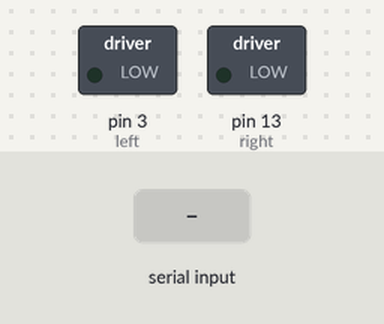
Recording of a sketch running on a simulated Arduino Uno, built with avr-gcc and run on an emulated ATmega328P. Parts: switched loads named in the sketch (green lamp = pin HIGH). Inputs (shaded band) come from the test bench.

Above: at 1.2 s.
1.3 s: "B" received over Serial
At 1.7 s:
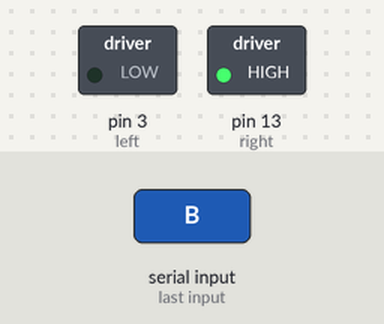
3.8 s: "A" received over Serial
At 4.6 s:
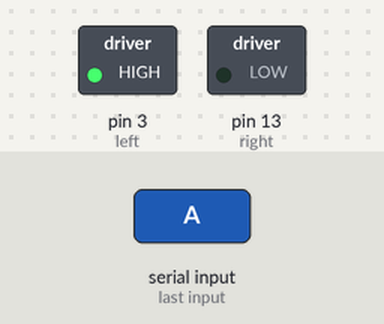
Timing chart, 0 to 6.8 s (numbered marks = the images above; inputs shaded):
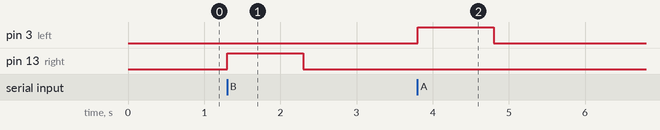

The sketch:

automatic_door.ino
```cpp
/*  Firmware utilizado para controlar um circuito Ponte H. Pode ser aplicado no desenvolvimento de fechaduras automáticas. */

int left = 3;
int right = 13;

int variable_one = 0;
int variable_two = 0;

void setup(){

  pinMode(right, OUTPUT);
  pinMode(left, OUTPUT);

  Serial.begin(9600);

}

void loop(){

  if (Serial.read() == 'A'){ // Se a tecla 'A' for pressionada, o motor girará no sentido anti-horário e a bandeja é direcionada para a direita
    digitalWrite(left, HIGH);
    digitalWrite(right, LOW);
    delay(1000);
    digitalWrite(left, LOW);

  }else if(Serial.read() == 'B'){ // Se a tecla 'B' for pressionada, o motor girará no sentido horário e a bandeja é direcionada para a esquerda
    digitalWrite(right, HIGH);
    digitalWrite(left, LOW);
    delay(1000);
    digitalWrite(right, LOW);
  }

}
```

Measured:
- after the input at 1.3 s, pin 13 (right): LOW → HIGH at once, → LOW 1.0 s later
- after the input at 3.8 s, pin 3 (left): LOW → HIGH at once, → LOW 1.0 s later
